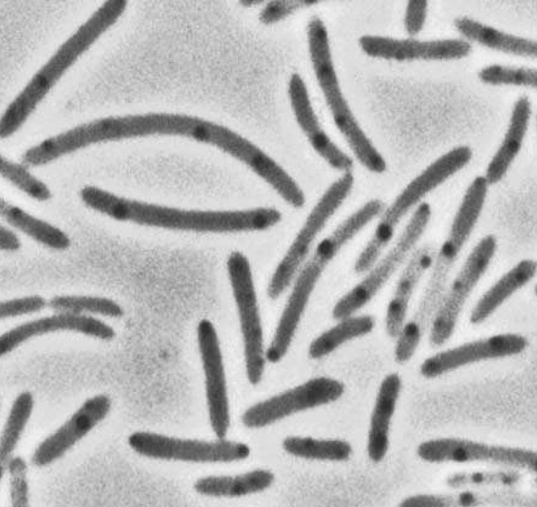
#> input picture bacteria.png, 537 x 507 px
$ jupyter execute pythonImageProcessing.ipynb
#> lines starting #> are read from the running program, lines starting #| are printed output that depends on the picture; after the words box and inside, x2 and y2 are one past the last pixel; in counts of white or black regions, pixels touching at a corner belong together
[cell 1]
import numpy as np
import matplotlib.pyplot as plt
import pandas as pd
import seaborn as sns

[cell 2]
image = plt.imread('bacteria.png')
#> image is the input picture: shape (507, 537, 3) float32; min 0.169, max 0.957, mean 0.714
plt.imshow(image)
image.shape
#> Out = (507, 537, 3)

[cell 3]
# -> 3dimensions -> remettre en 2 dimensions
image = plt.imread('bacteria.png')
image = image[:,:,0]
#> image: shape (507, 537) float32
plt.imshow(image, cmap='gray')
image.shape
#> Out = (507, 537)

[cell 4]
# ok image en 2D -> on peut commencer
imageBis = image.copy()
plt.hist(imageBis.ravel(), bins=255)
plt.show()
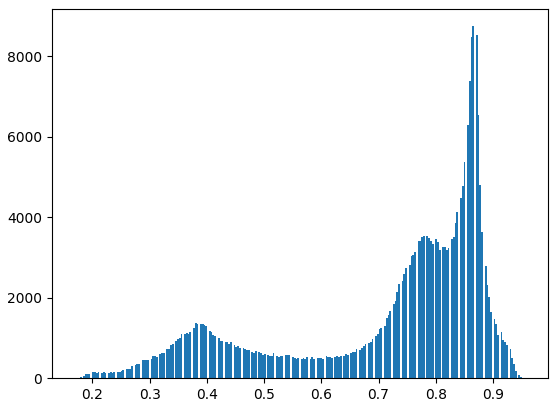
#> figure drawn by matplotlib, 1 panel; tallest bar 8742 high, from x = 0.864 to 0.867

[cell 5]
# -> 3 pics -> 3tendances de couleurs et donc de pixel -> ça colle bien avec l'image
# booléen indexing pour garder les bactéries -> <0.5
imageBis = imageBis <0.5
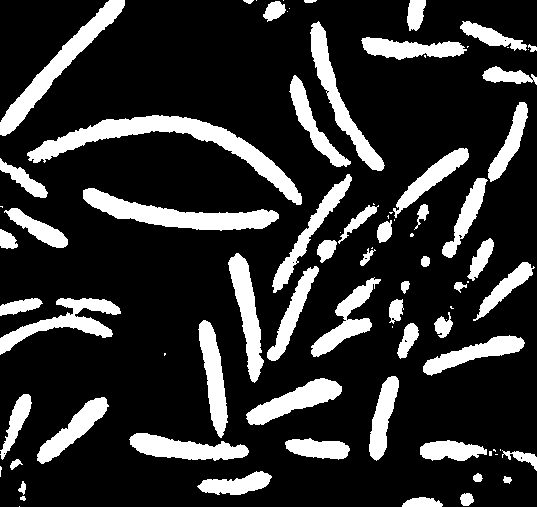
#> imageBis: shape (507, 537) bool; 19.1% white; 83 white regions (27 under 20 px), largest, box (x1, y1, x2, y2) and area: (27, 115, 302, 205) 4890, (83, 188, 279, 231) 3349, (0, 0, 125, 136) 2941
imageBis

[cell 6]
# on a un masque
# -> c'est une image en lui même -> plt.show
plt.imshow(imageBis)

[cell 7]
# on peut enlever quelques artefacts -> qui ne sont pas des bactéries et qui polluent le signal
from scipy import ndimage
open_x = ndimage.binary_opening(imageBis)
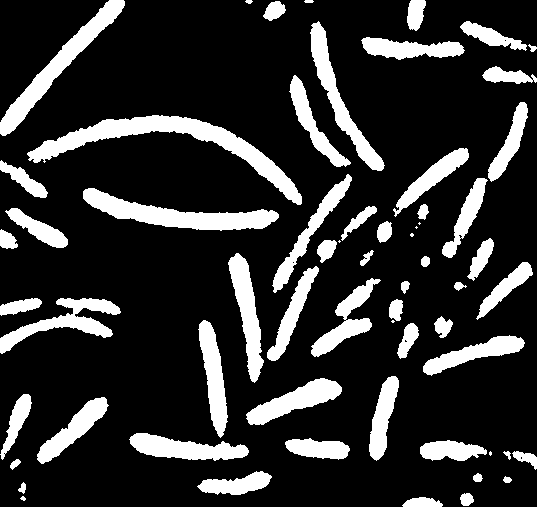
#> open_x: shape (507, 537) bool; 19% white; 63 white regions (7 under 20 px), largest, box (x1, y1, x2, y2) and area: (27, 115, 302, 205) 4877, (83, 188, 279, 231) 3347, (0, 0, 125, 136) 2931
plt.imshow(open_x)

[cell 8]
# Maintenant on va utiliser la fct label dans ndimage pour segmenter cette image et mettre une étiquette sur chaque bactérie
#cette fct label retourne 2 variables -> 1) image sur laquelle on met une étiquette sur chaque bactéries qu'on peut voir
# -> 2) le nombre d'étiquette qu'on a pu placer sur cette image
label_image, n_labels = ndimage.label(open_x)
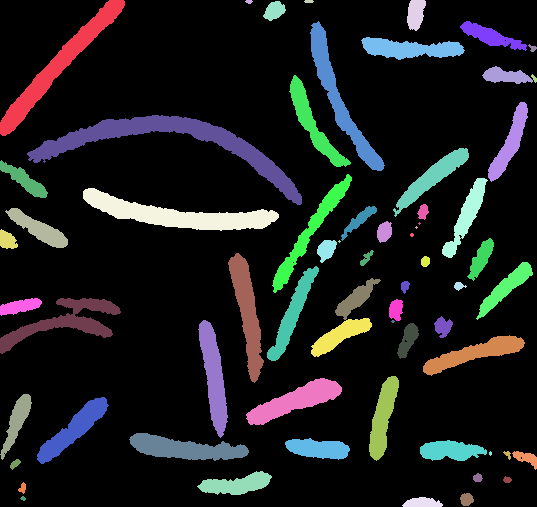
#> label_image: shape (507, 537) int32; 66 distinct labels, from 0 to 65; one colour per label, 0 black
#> n_labels = 65
print(n_labels)
#| 65

[cell 9]
# 65 éléments identifiés
# pour les visualiser
plt.imshow(label_image)

[cell 10]
# La fct sum() dans ndimage va nous permettre de compter tous les pixels qu'il y a dans chaque groupe
# et nous donner par exemple une taille qui sera une taille relative de nos bactéries
sizes = ndimage.sum(open_x, label_image, range(n_labels))
#> sizes = 65 values, max 4877 at index 14, min 0 at index 0, mean 789.2
sizes
#> Out has the same summary as sizes

[cell 11]
# sizes est un tableau numpy qui comprend 65 éléments
# et on a la taille de chaques éléments qu'il y a sur notre photo
# on peut avec matplotlib afficher toutes les tailles à l'écran
plt.scatter(range(n_labels), sizes, c='orange')
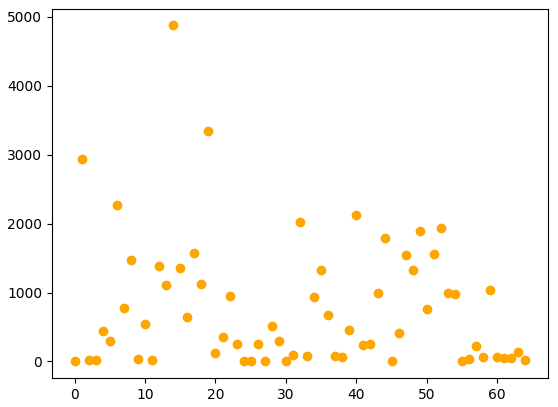
#> figure drawn by matplotlib, 1 panel
